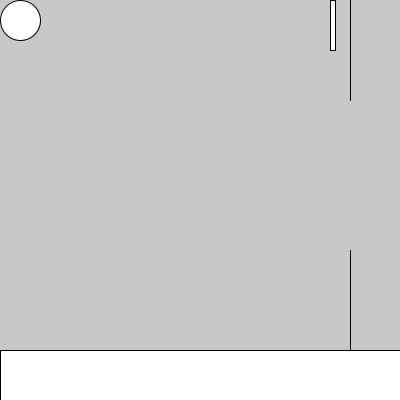
Frame 1 (no input)
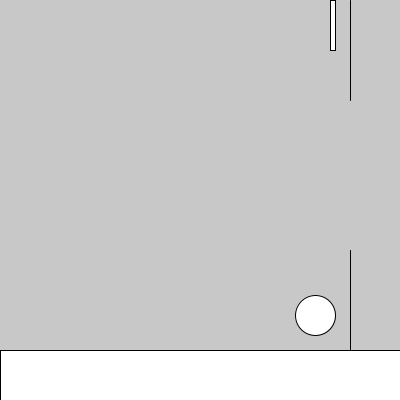
Frame 60 (the mouse pressed at the canvas centre just before this capture)
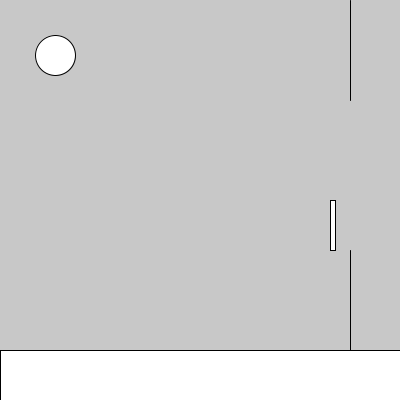
Frame 120 (the mouse held since frame 60 and released just before this capture)

The Processing sketch that drew these frames (run headless with seeded random() and noise(); from frame 60 on, the mouse is pressed at the canvas centre):

// Processing sketch: processing_74517
// ── processing_74517.pde

int d = 40;
int xPos = 20;
int yPos = 20;

int directionX = 5;
int directionY = 5;


void setup() {
  size(400, 400);
  noCursor();
}

void draw() {
  background(200);
  rect(0, 350, 400, 50);
  line(350, 0, 350, 100);
  line(350, 250, 350, 350);


  ellipse(xPos, yPos, d, d);
  xPos = xPos + directionX;
  yPos = yPos + directionY;

  // bottom or top border
  if (yPos > 350 - d/2 || yPos < 0 + d/2) {
    directionY = -directionY;
  }

  // left border
  if (xPos < 0 + d/2) {
    directionX = directionX * -1 + 1;
  }

  // LINE border
  if (xPos > 330 && yPos > mouseY && yPos < yPos + 50) {
    directionX = -directionX;
  }
  rect (330, mouseY, 5, 50);

  // hole
  if (xPos > 350 - d/2 && yPos > 50 && yPos < 250) {
    directionX = 1;
  }
  else if (xPos > 350) {
    directionX = -directionX;
  }

  // bat
  if (xPos > 330 - d/2 && yPos > mouseY && yPos < mouseY + 50) {
    directionX= -directionX;
  }
}
